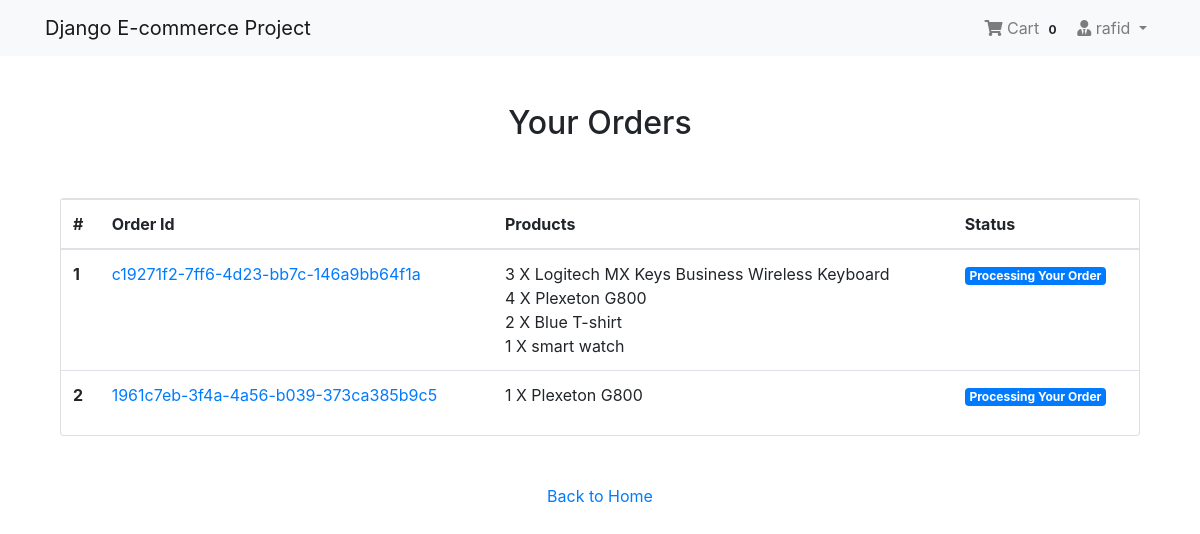
/payment/orders/ (signed in), run on the app's committed database.
### App_Login/models.py (models this page shows, shortened)
class User(AbstractBaseUser, PermissionsMixin):
    email = models.EmailField(unique= True, null = False)
    is_staff = models.BooleanField(
        ugettext_lazy('staff status'),
        default=False,
        help_text = ugettext_lazy('designates whether the user can log in to admin panel')
    )
    is_active = models.BooleanField(
        ugettext_lazy('active'),
        default= True,
        help_text= ugettext_lazy('Designates whether this user should be treated as active. Unselect this instead of deleting accounts'),
    )
    USERNAME_FIELD = 'email'
    objects = MyUserManager()

class Profile(models.Model):
    user = models.OneToOneField(User, on_delete=models.CASCADE, related_name='profile')
    username = models.CharField(max_length=264, blank=True)
    full_name = models.CharField(max_length=264, blank=True)
    address_1 = models.TextField(max_length=300, blank=True)
    city = models.CharField(max_length=40, blank=True)
    zipcode = models.CharField(max_length=10, blank=True)
    country = models.CharField(max_length=50, blank=True)
    phone = models.CharField(max_length=20, blank=True)
    date_joined = models.DateTimeField(auto_now_add=True)

### App_Order/models.py (models this page shows, shortened)
class Order(models.Model):
    orderitems = models.ManyToManyField(Cart)
    user = models.ForeignKey(settings.AUTH_USER_MODEL, on_delete=models.CASCADE)
    ordered = models.BooleanField(default=False)  # order kora hoye gese kina
    created = models.DateTimeField(auto_now_add=True)
    paymentId = models.CharField(max_length=264, blank=True, null=True)     # payment korar por ei id ashbe, tar age null
    orderId = models.CharField(max_length=200, blank=True)

class Cart(models.Model):
    user = models.ForeignKey(settings.AUTH_USER_MODEL, on_delete=models.CASCADE, related_name="cart")
    item = models.ForeignKey(Product, on_delete=models.CASCADE)
    quantity = models.IntegerField(default=1)
    purchased =models.BooleanField(default=False)  # NOTE: cart e oi product thake ja purchase kora hyny, purchase hole ta r cart e thakena
    created = models.DateTimeField(auto_now_add=True)
    updated = models.DateTimeField(auto_now=True)
    def __str__(self):
        return f'{self.quantity} X {self.item}'

### App_Shop/models.py (models this page shows)
class Product(models.Model):
    mainimage = models.ImageField(upload_to="Products")
    name = models.CharField(max_length=264)
    category = models.ForeignKey(Category, on_delete=models.CASCADE, related_name='category')
    preview_text = models.TextField(max_length=200, verbose_name='Preview Text') # short description of product
    detail_text = models.TextField(max_length=1000, verbose_name='Description')
    price = models.FloatField()
    old_price = models.FloatField(default= 0.0)
    created = models.DateTimeField(auto_now_add=True)
    def __str__(self):
        return self.name
    class Meta:
        ordering = ['-created',]

### App_Payment/views.py (the view)
# urls.py: path('orders/', views.order_view, name='orders'),
@login_required
def order_view(request):
    try:
        orders = Order.objects.filter(user=request.user, ordered=True)
        context = {'orders': orders}
    except:
        messages.warning(request, "You do not have an active order")
        return redirect('App_Shop:home')
    return render(request, 'App_Payment/order.html', context)

### App_Order/templatetags/cart_tag.py (called while the page is built)
@register.filter
def cart_total(user):
    order = Order.objects.filter(user=user, ordered= False)
    if order.exists():
        return order[0].orderitems.count()
    else:
        return 0

### templates/App_Payment/order.html
{% extends 'base.html' %}
{% block body_block %}
<div class="container mt-5">
    <h2 class="text-center"><string>Your Orders</string></h2>
    <div class="row">
        <div class="col-md-12">
            <div class="card mt-5" style="height:auto">
                <div class="table-responsive">
                    <table class="table">
                        <thead>
                            <tr>
                                <th scope="col">#</th>
                                <th scope="col">Order Id</th>
                                <th scope="col">Products</th>
                                <th scope="col">Status</th>
                            </tr>
                        </thead>
                        <tbody>
                            {% for order in orders %}
                                <tr>
                                    <th scope="row">{{ forloop.counter }}</th>
                                    <td><a href="#">{{ order.orderId }}</a></td>
                                    <td>
                                        {% for item in order.orderitems.all %}
                                            {{item}}
                                            <br>
                                        {% endfor %}
                                    </td>
                                    <td>
                                        <span class="badge badge-primary">Processing Your Order</span>
                                    </td>
                                </tr>
                            {% endfor %}
                        </tbody>
                    </table>
                </div>
            </div>
        </div>
        <div class="col-md-12 my-5 text-center">
            <a href="{% url 'App_Shop:home' %}">Back to Home</a>
        </div>
    </div>
</div>
{% endblock %}

### templates/navbar.html (shortened to what this page needs)
{% load cart_tag %}
<nav class="navbar navbar-expand-lg navbar-light bg-light">
    <div class="container">
        <a class="navbar-brand" href="{% url 'App_Shop:home' %}">Django E-commerce Project</a>
        <div class="collapse navbar-collapse" id="navbarNav">
            <ul class="navbar-nav ml-auto">
                {% if request.user.is_authenticated %}
                    <li class="nav-item">
                        <a href="{% url 'App_Order:cart' %}" class="nav-link">
                            <i class="fa fa-shopping-cart"></i> Cart
                            <span class="badge badge-light">{{request.user | cart_total}}</span>
                        </a>
                    </li>
                    <li class="nav-item dropdown">
                        <a class="nav-link dropdown-toggle" href="#" id="navbarDropdown" role="button" data-toggle="dropdown" aria-haspopup="true" aria-expanded="false">
                            <i class="fas fa-user-tie"></i>
                            {{request.user.profile.username}}
                        </a>
                    </li>
                {% else %}
                    <li class="nav-item">
                        <a href="{% url 'App_Login:login' %}" class="btn btn-primary">Login</a>
                    </li>
                {% endif %}
            </ul>
        </div>
    </div>
</nav>

### data on the page
User: user|cart_total "0", user.profile.username "rafid"
Order: orderId "c19271f2-7ff6-4d23-bb7c-146a9bb64f1a"
Cart: quantity+item "3 X Logitech MX Keys Business Wireless Keyboard"
Cart: quantity+item "4 X Plexeton G800"
Cart: quantity+item "2 X Blue T-shirt"
Cart: quantity+item "1 X smart watch"
Order: orderId "1961c7eb-3f4a-4a56-b039-373ca385b9c5"
Cart: quantity+item "1 X Plexeton G800"
